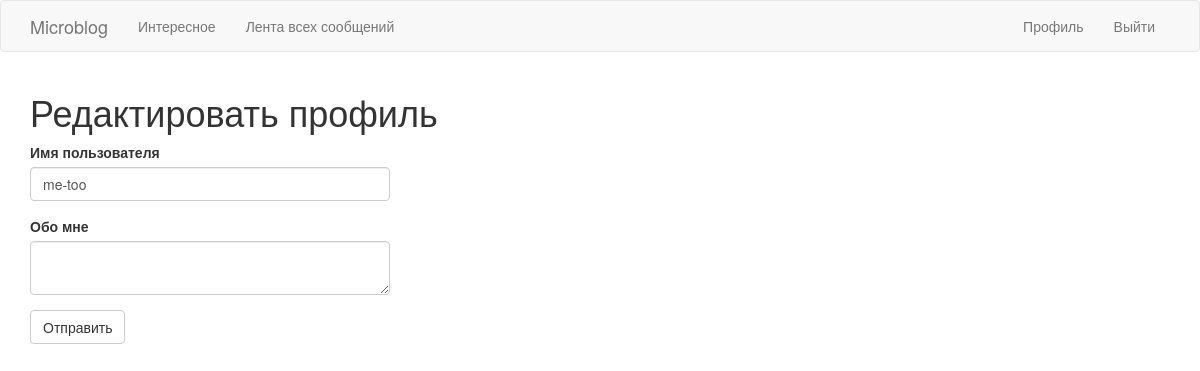
/edit_profile (signed in), run on an earlier commit of the app's database.
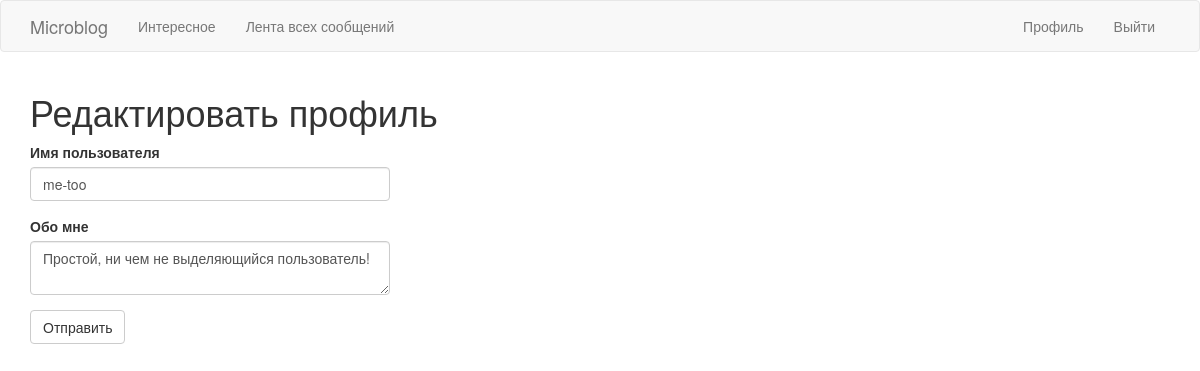
And on a later commit of the database.
### app/models.py (models this page shows, shortened)
class User(UserMixin, db.Model):
	id = db.Column(db.Integer, primary_key=True)
	username = db.Column(db.String(64), index=True, unique=True)
	email = db.Column(db.String(120), index=True, unique=True)
	password_hash = db.Column(db.String(128))
	posts = db.relationship('Post', backref='author', lazy='dynamic')
	about_me = db.Column(db.String(140))
	last_seen = db.Column(db.DateTime, default=datetime.utcnow)
	followed = db.relationship(
		'User',
		secondary=followers,
		primaryjoin=(followers.c.follower_id == id),
		secondaryjoin=(followers.c.followed_id == id),
		backref=db.backref('followers', lazy='dynamic'),
		lazy='dynamic'
	)

### app/routes.py (the view)
@app.route('/edit_profile', methods=['GET', 'POST'])
@login_required
def edit_profile():
	form = EditProfileForm(current_user.username)
	if form.validate_on_submit():
		current_user.username = form.username.data
		current_user.about_me = form.about_me.data
		db.session.commit()
		flash('Изменения были сохранены.')
		return redirect(url_for('edit_profile'))
	elif request.method == 'GET':
		form.username.data = current_user.username
		form.about_me.data = current_user.about_me
	return render_template('edit_profile.html', title='Редактирование профиля', form=form)

### app/forms.py (shortened to what this page needs)
class EditProfileForm(FlaskForm):
	username = StringField('Имя пользователя', validators=[DataRequired()])
	about_me = TextAreaField('Обо мне', validators=[Length(min=0, max=140)])
	submit = SubmitField('Отправить')
	def __init__(self, original_username, *args, **kwargs):
		super(EditProfileForm, self).__init__(*args, **kwargs)
		self.original_username = original_username

### app/models.py (called while the page is built)
@login.user_loader
def load_user(id):
	return User.query.get(int(id))

### app/routes.py (called while the page is built)
@app.before_request
def before_request():
	if current_user.is_authenticated:
		current_user.last_seen = datetime.utcnow()
		db.session.commit()

### app/templates/edit_profile.html
{% extends "base.html" %}
{% import 'bootstrap/wtf.html' as wtf %}
{% block app_content %}
    <h1>Редактировать профиль</h1>
    <div class="row">
        <div class="col-md-4">
            {{ wtf.quick_form(form) }}
        </div>
    </div>
{% endblock %}

What changed in the data, as far as the page shows it:
changed User "me-too": about_me (not shown) → "Простой, ни чем не выделяющийся пользователь!"
